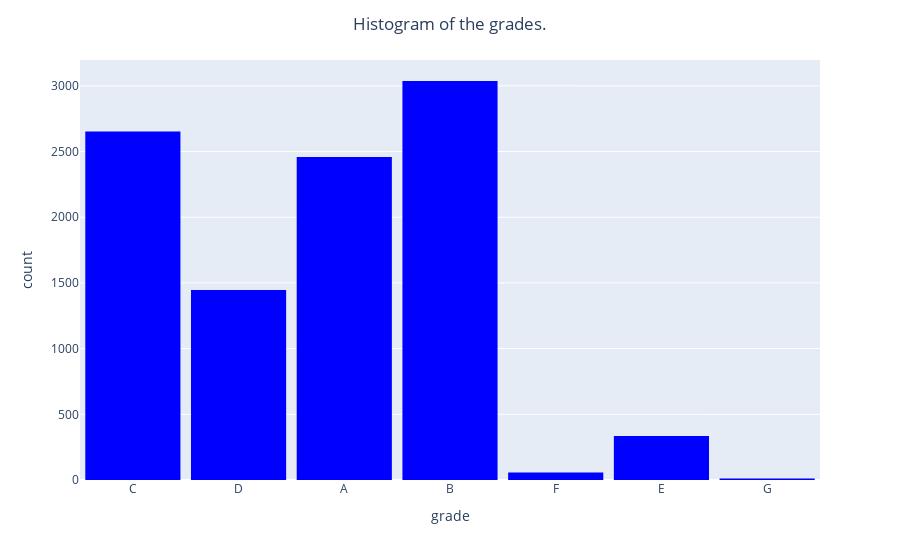

This figure's notebook cell:
### Markdown cell above
**Problem 1** Create a histogram of your own! Try making a histogram of one of the other pieces of numerical data. Make it as fancy as you want. Include some categorical information. Do you learn anything from your graph? If so what?
I learned that the grade with the highest count is B.

### Code cell
# Your code here
fig = px.histogram(DF,
                   nbins=10,
                   x='grade',
                   color_discrete_sequence=['blue'])

fig.update_layout(bargap=0.1,
                  title='Histogram of the grades.',
                  title_x=0.5)
fig.show()

### Figure 1 — Plotly figure (JSON) as saved in the notebook; plotly's stock layout.template omitted (floating-point values rounded to 4 significant figures; data arrays with more than 128 entries replaced by an {"elided": "..."} marker saying what was removed)
{"data": [{"bingroup": "x", "hovertemplate": "grade=%{x}<br>count=%{y}<extra></extra>", "legendgroup": "", "marker": {"color": "blue", "pattern": {"shape": ""}}, "name": "", "nbinsx": 10, "orientation": "v", "showlegend": false, "type": "histogram", "x": {"elided": "10000 str values"}, "xaxis": "x", "yaxis": "y"}], "layout": {"bargap": 0.1, "barmode": "relative", "legend": {"tracegroupgap": 0}, "margin": {"t": 60}, "title": {"text": "Histogram of the grades.", "x": 0.5}, "xaxis": {"anchor": "y", "domain": [0, 1], "title": {"text": "grade"}}, "yaxis": {"anchor": "x", "domain": [0, 1], "title": {"text": "count"}}}}
